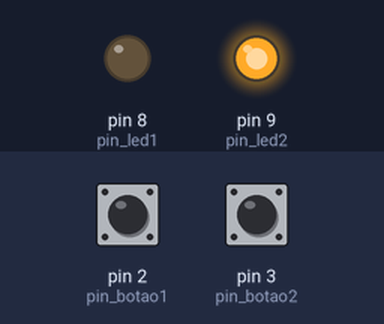
A sketch run on a simulated Arduino Uno, built with avr-gcc and run on an emulated ATmega328P. On the bench: output pins drawn as LEDs (lit = HIGH). The inputs (shaded band) are chosen by the test bench; at power-on: pin 2 (pin_botao1) LOW, pin 3 (pin_botao2) LOW. What the sketch prints to the serial monitor is not drawn.

Above: at 1.2 s.
1.3 s: pin 2 (pin_botao1) pulled HIGH for 0.15 s
At 2.2 s:
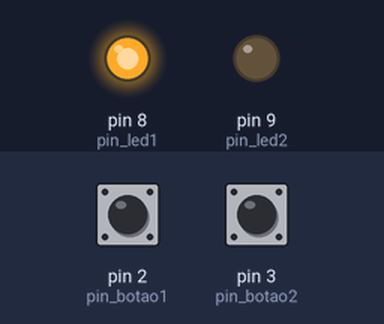
2.9 s: pin 3 (pin_botao2) pulled HIGH for 0.15 s
At 3.5 s:
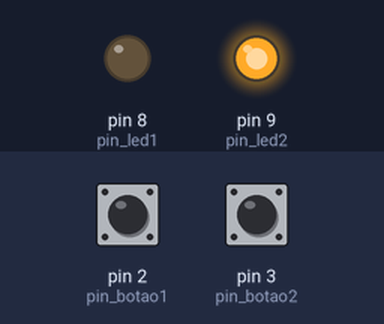
4.5 s: pin 2 (pin_botao1) pulled HIGH for 1 s
At 5.8 s:
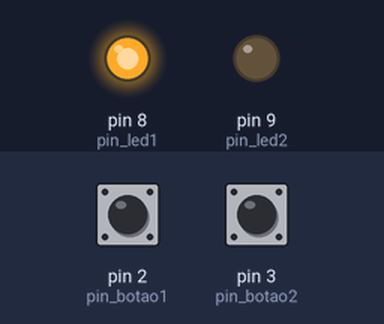
Timing chart, 0 to 7.5 s (numbered marks = the images above; inputs shaded):
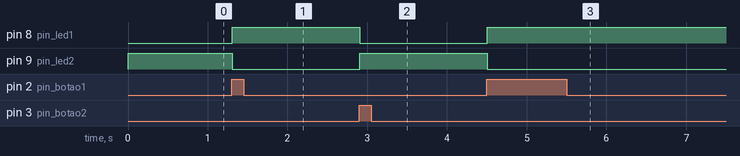

The sketch:

contador_sem_repeticao_com_limite.ino
```cpp
#define pin_led1 8
#define pin_led2 9
#define pin_botao1 2
#define pin_botao2 3
int cont = 0;
int tic1 = 0;
int tic2 = 0;
void setup() {
  pinMode(pin_led1, OUTPUT);
  pinMode(pin_led2, OUTPUT);
  pinMode(pin_botao1, INPUT);
  pinMode(pin_botao2, INPUT);
  Serial.begin(9600);
}

void loop() {
  // put your main code here, to run repeatedly:
  bool botaoA = digitalRead(pin_botao1);
  bool botaoB = digitalRead(pin_botao2);

  Serial.println(cont);
 if (botaoA == 1 && tic1 == 0 && cont<50) {
    cont += 50;
    tic1 += 1;
  }
  if (botaoA == 0) {
    tic1 = 0;
  }

  if (botaoB == 1 && tic2 == 0 && cont>0) {
    cont -= 50;
    tic2 += 1;
  }
  if (botaoB == 0) {
    tic2 = 0;
  }
if (cont == 50){
  digitalWrite(pin_led1, 1);
  digitalWrite(pin_led2, 0);
}else{
  digitalWrite(pin_led1, 0);
  digitalWrite(pin_led2, 1);
}
}
```

Measured:
- after the input at 1.3 s, pin 8 (pin_led1): LOW → HIGH at once; pin 9 (pin_led2): HIGH → LOW at once
- after the input at 2.9 s, pin 8 (pin_led1): HIGH → LOW at once; pin 9 (pin_led2): LOW → HIGH at once
- after the input at 4.5 s, pin 8 (pin_led1): LOW → HIGH at once; pin 9 (pin_led2): HIGH → LOW at once
